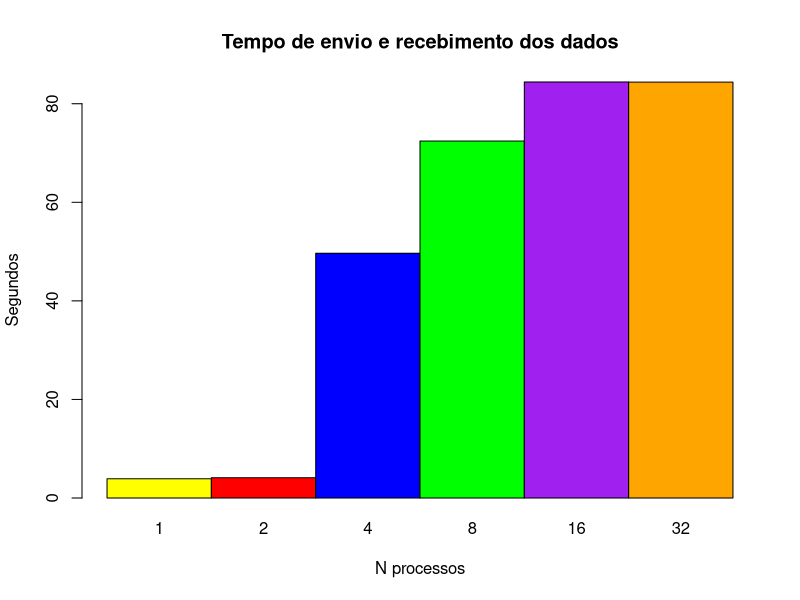

The R source for this figure:
names = c("1", "2", "4", "8", "16", "32")
cores = c("yellow", "red", "blue", "green", "purple", "orange")

vals <- c(3.9009025, 4.121629375, 49.654947875, 72.432384, 84.409318875, 84.387548875)

mat <- matrix(vals, nrow=6, ncol=1)
y_lim <- range(0, vals)

pdf("msgs.pdf")

barplot(mat, main="Tempo de envio e recebimento dos dados", xlab="N processos", ylab="Segundos", ylim=y_lim, col=c("yellow", "red", "blue", "green", "purple", "orange"),
  names.arg=names, beside=TRUE)
